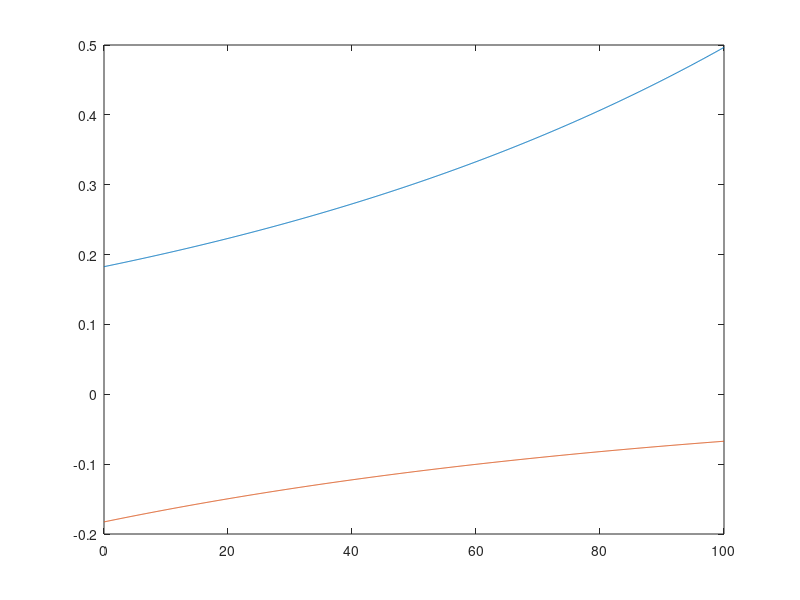
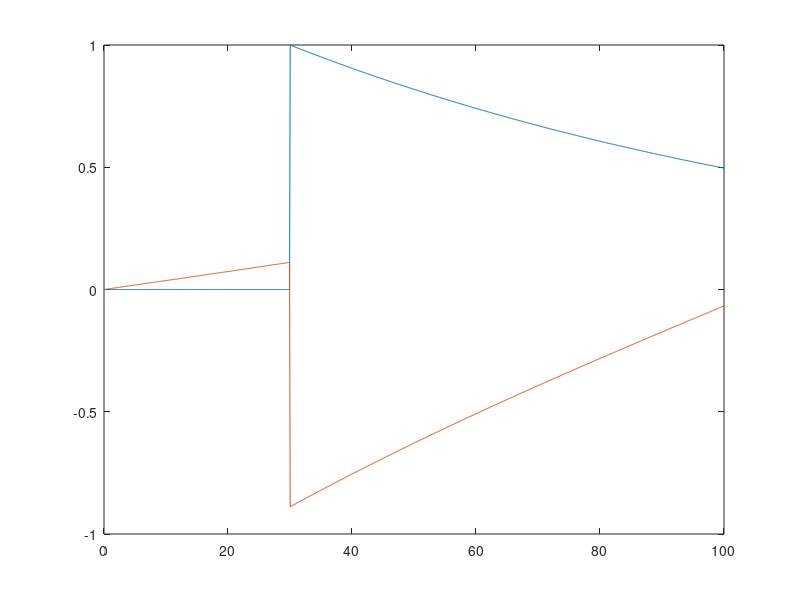

The MATLAB source for these figures, in order: (Note: this script raises an error after producing the figures.)
close all
clear all
clc

bet = 0.95
m = 0.01
x1 = 0
x2 = 100

x = linspace(x1,x2,1000);
x0 = 30;


buger = exp(-m*(x-x0)).*(x>x0);
my1  = exp(m*(x+x0-2*x2));
my2 = -1*exp(m*(x0-x-2*x2+2*x1)) ;
my3 = -1*exp(m*(x0-x)).*(x>x0);
my_1 = 2*exp(m*(x1-x0)).*sinh(x1-x);
figure
plot(x,my1, x, my2)
figure
my = my1+my2+my3;
my_2 = my3+my_1;
plot(x,buger, x, my); hold on;
legend({'Buger', 'My', 'My2'},'Location','SW');
